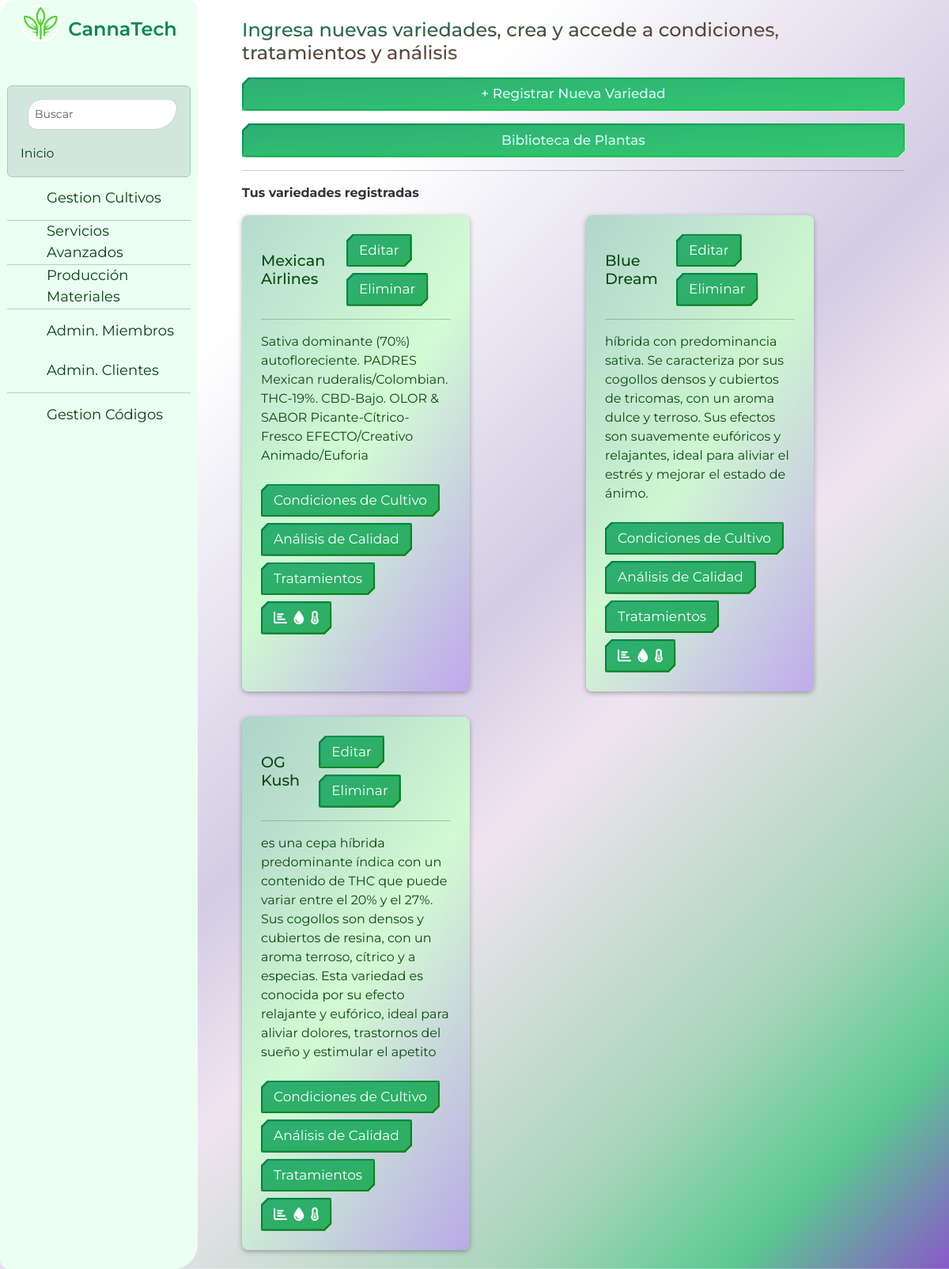
Screenshot of /products/ (signed in) with the database file from the repository.
### core/models.py (models this page shows, shortened)
class Variedad(models.Model): #planta
    nombre = models.CharField(max_length=100)
    descripcion = models.TextField()
    user = models.ForeignKey(User, on_delete=models.CASCADE, default=None)

### core/views.py (the view)
# urls.py: path('products/', views.products, name='products'),
@login_required
def products(request):
    variedades = Variedad.objects.filter(user=request.user)
    context = {
        'variedades': variedades,
    }
    return render(request, 'core/products.html', context)

### core/templates/core/products.html (shortened to what this page needs)
{% extends 'core/base.html' %}
{% load static %}
{% block content %}
<div class="container my-1">
    <div class="container">
            <h5 class="titleproducts">
            </h5>
        <div class="banner-container">
            <a href="{% url 'variedad_create' %}" class="btn btn-primary mb-3 d-block mx-auto custom-button">
                + Registrar Nueva Variedad
            </a>
        </div>
        <div class="banner-container">
            <a href="{% url 'plant_list' %}" class="btn btn-primary mb-3 d-block mx-auto custom-button">
                Biblioteca de Plantas
            </a>
        </div>
        <hr>
<p><strong>Tus variedades registradas</strong></p>
    <div class="product-grid">
        {% for variedad in variedades %}
        <div class="product-card">
            <div class="product-card-header">
                <h5 class="product-card-title">{{ variedad.nombre }}</h5>
                <div class="product-card-actions">
                    <a href="{% url 'variedad_update' variedad.pk %}" class="btn">Editar</a>
                    <button type="button" class="btn" data-bs-toggle="modal" data-bs-target="#modalEliminarVariedad{{ variedad.pk }}">Eliminar</button>
                </div>
            </div>
            <hr>
            <p class="product-card-description">{{ variedad.descripcion }}</p>
            <div class="product-card-actions">
                <a href="{% url 'condiciones_cultivo_list' variedad.pk %}" class="btn">Condiciones de Cultivo</a>
                <a href="{% url 'analisis_list' variedad.pk %}" class="btn">Análisis de Calidad</a>
                <a href="{% url 'tratamiento_list' variedad.pk %}" class="btn">Tratamientos</a>
                <a href="{% url 'graficos' %}" class="btn btn-sm d-flex align-items-center">
                    <i class="fas fa-chart-bar mr-1"></i>&nbsp;
                    <i class="fas fa-tint mx-1"></i> &nbsp;
                    <i class="fas fa-thermometer-half"></i>
                </a>
            </div>
        </div>
        {% endfor %}
    </div>
</div>
{% endblock %}

### core/static/core/css/main.css (style rules this page uses)
* { margin: 0; padding: 0; border: 0; font-size: 100%; font: inherit; vertical-align: baseline; box-sizing: border-box; color: inherit; }
body { background: linear-gradient(135deg, white 25%, #d3cce3 50%, #f0e4f0 60%, #a8d5ba 80%, #5bc992 90%, #8958c9 100%); background-size: cover; background-position: center; background-repeat: no-repeat; min-height: 100vh; font-family: 'Montserrat', sans-serif; color: #333; }
.container { background-color: transparent; }
.product-grid { display: grid; grid-template-columns: repeat(auto-fill, minmax(300px, 1fr)); gap: 2rem; }
.product-card { position: relative; max-width: 18rem; border-radius: 0.5rem; padding: 1.5rem; color: #0c490f; box-shadow: 0 2px 6px rgba(0, 0, 0, 0.3); overflow: hidden; background: rgba(255, 255, 255, 0.4); }
.product-card::before { content: ''; position: absolute; top: 0; left: 0; right: 0; bottom: 0; background: -webkit-linear-gradient(123deg, rgba(208, 255, 0, 0.7), rgba(200, 221, 124, 0.7), rgba(94, 146, 101, 0.7)); background: linear-gradient(123deg, rgba(77, 168, 141, 0.7), rgba(155, 255, 155, 0.7), rgba(122, 68, 221, 0.7)); z-index: -1; border-radius: 0.5rem; }
.product-card-title { font-size: 1.2rem; }
.product-card-description { margin-bottom: 1.5rem; }
.product-card-actions .btn { padding: 0.5rem 1rem; }
.product-card-header { display: flex; justify-content: space-between; align-items: center; margin-bottom: 1rem; }
.product-card-title { font-size: 1.2rem; margin: 0; }
.product-card-actions { display: flex; flex-wrap: wrap; gap: 0.5rem; }
.product-card-actions .btn { background-color: #082e08; color: #f8ffff; border: none; padding: 0.5rem 1rem; border-radius: 0.25rem; text-decoration: none; font-weight: semi-bold; transition: background-color 0.3s ease; }
.btn-primary { background-color: #FFC107; color: #fff; border: none; border-radius: 28px 23px 60px; padding: 10px 20px; text-decoration: none; display: inline-block; transition: background-color 0.3s ease; }
:root { --color-texto:rgb(6, 56, 18); --color-texto-menu:rgb(6, 65, 16); --color-menu-hover:rgb(238,238,238); --color-menu-hover-texto:rgb(5, 122, 35); --color-boton:rgb(0,0,0); --color-boton-texto:rgb(255,255,255); --primary-color: #058655; --secondary-color: #FFA000; --tertiary-color: #9C27B0; --font-size-base: 16px; }
.titleproducts { background: linear-gradient(to bottom right, #058655, #5d4037, #aed581); -webkit-background-clip: text; background-clip: text; color: transparent; font-size: 1.5rem; margin-bottom: 1rem; }
.btn { background: rgb(31, 192, 111); color: #fff; border: none; transition: background-color 0.3s ease; }
.btn-primary { background-color: rgb(31, 192, 111); border: none; font-weight: 500; }
.btn { --border-color: linear-gradient(to bottom right, #058655, #00ff156b, #02af76, #a03c02); --border-width: 0.125em; --curve-size: 0.5em; --blur: 30px; --bg: rgba(65, 192, 129, 0.7); --color: #d7fcfc; color: var(--color); cursor: pointer; position: relative; isolation: isolate; display: inline-grid; place-content: center; padding: 0.5em 1.5em; font-size: 17px; border: 0; box-shadow: 10px 10px 20px rgba(0, 0, 0, 0.6); clip-path: polygon( 0% var(--curve-size), var(--curve-size) 0, 100% 0, 100% calc(100% - var(--curve-size)), calc(100% - var(--curve-size)) 100%, 0 100% ); transition: color 200ms; }
.btn::after, .btn::before { content: ""; position: absolute; inset: 0; }
.btn::before { background: var(--border-color); background-size: 300% 300%; animation: move-bg7234 3s ease infinite; z-index: -2; }
.btn::after { background: var(--bg); z-index: -1; clip-path: polygon( var(--border-width) calc(var(--curve-size) + var(--border-width) * 0.5), calc(var(--curve-size) + var(--border-width) * 0.5) var(--border-width), calc(100% - var(--border-width)) var(--border-width), calc(100% - var(--border-width)) calc(100% - calc(var(--curve-size) + var(--border-width) * 0.5)), calc(100% - calc(var(--curve-size) + var(--border-width) * 0.5)) calc(100% - var(--border-width)), var(--border-width) calc(100% - var(--border-width)) ); transition: clip-path 300ms; }
.btn-primary { border-radius: 0.5rem; }
.btn-success.btn-sm, .btn-sm, .btn-nav { border: none; padding: 5px 10px; cursor: pointer; }

### rows the page displays
Variedad: nombre "Mexican Airlines", descripcion "Sativa dominante (70%) autofloreciente. PADRES Mexican ruderalis/Colombian. THC-19%. CBD-Bajo. OLOR & SABOR Picante-Cítrico-Fresco EFECTO/Creativo Animado/Euforia"
Variedad: nombre "Blue Dream", descripcion "híbrida con predominancia sativa. Se caracteriza por sus cogollos densos y cubiertos de tricomas, con un aroma dulce y terroso. Sus efectos son suavemente eufóricos y relajantes, ideal para aliviar el estrés y mejorar el estado de ánimo."
Variedad: nombre "OG Kush", descripcion "es una cepa híbrida predominante índica con un contenido de THC que puede variar entre el 20% y el 27%. Sus cogollos son densos y cubiertos de resina, con un aroma terroso, cítrico y a especias. Esta variedad es conocida por su efecto relajante y eufórico, ideal para aliviar dolores, trastornos del sueño y estimular el apetito"
